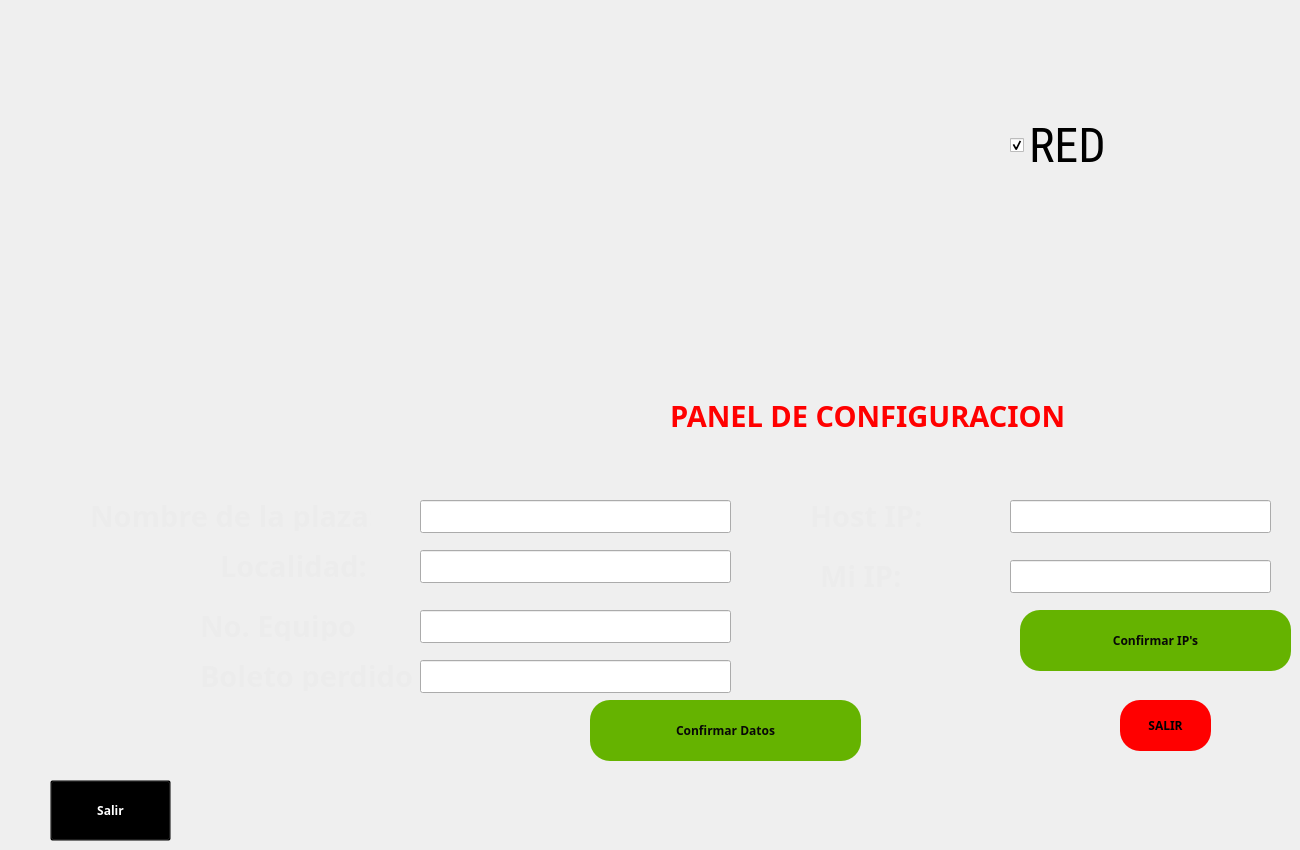
   <widget class="QWidget" name="page_4">
    <widget class="QLabel" name="ltime_10">
     <property name="geometry">
      <rect>
       <x>220</x>
       <y>550</y>
       <width>161</width>
       <height>31</height>
      </rect>
     </property>
     <property name="font">
      <font>
       <family>Droid Sans</family>
       <pointsize>22</pointsize>
       <weight>75</weight>
       <italic>false</italic>
       <bold>true</bold>
      </font>
     </property>
     <property name="styleSheet">
      <string notr="true">background-color:transparent;
color:rgb(236, 236, 236);
</string>
     </property>
     <property name="text">
      <string>Localidad: </string>
     </property>
    </widget>
    <widget class="QLabel" name="ltime_37">
     <property name="geometry">
      <rect>
       <x>200</x>
       <y>610</y>
       <width>281</width>
       <height>31</height>
      </rect>
     </property>
     <property name="font">
      <font>
       <family>Droid Sans</family>
       <pointsize>22</pointsize>
       <weight>75</weight>
       <italic>false</italic>
       <bold>true</bold>
      </font>
     </property>
     <property name="styleSheet">
      <string notr="true">background-color:transparent;
color:rgb(236, 236, 236);
</string>
     </property>
     <property name="text">
      <string>No. Equipo</string>
     </property>
    </widget>
    <widget class="QLineEdit" name="lloc">
     <property name="geometry">
      <rect>
       <x>420</x>
       <y>550</y>
       <width>311</width>
       <height>33</height>
      </rect>
     </property>
     <property name="styleSheet">
      <string notr="true">color:white;</string>
     </property>
    </widget>
    <widget class="QPushButton" name="bconfirmarplaza">
     <property name="geometry">
      <rect>
       <x>590</x>
       <y>700</y>
       <width>271</width>
       <height>61</height>
      </rect>
     </property>
     <property name="font">
      <font>
       <family>Sans Serif</family>
       <weight>75</weight>
       <italic>false</italic>
       <bold>true</bold>
      </font>
     </property>
     <property name="styleSheet">
      <string notr="true">background-color:rgb(101, 179, 0);
color:rgb(7, 7, 7);
border-radius:20%</string>
     </property>
     <property name="text">
      <string>Confirmar Datos</string>
     </property>
     <property name="iconSize">
      <size>
       <width>128</width>
       <height>128</height>
      </size>
     </property>
    </widget>
    <widget class="QLineEdit" name="lhost">
     <property name="geometry">
      <rect>
       <x>1010</x>
       <y>500</y>
       <width>261</width>
       <height>33</height>
      </rect>
     </property>
     <property name="styleSheet">
      <string notr="true">color:white;</string>
     </property>
    </widget>
    <widget class="QLabel" name="ltime_35">
     <property name="geometry">
      <rect>
       <x>820</x>
       <y>560</y>
       <width>281</width>
       <height>31</height>
      </rect>
     </property>
     <property name="font">
      <font>
       <family>Droid Sans</family>
       <pointsize>22</pointsize>
       <weight>75</weight>
       <italic>false</italic>
       <bold>true</bold>
      </font>
     </property>
     <property name="styleSheet">
      <string notr="true">background-color:transparent;
color:rgb(236, 236, 236);
</string>
     </property>
     <property name="text">
      <string>Mi IP:</string>
     </property>
    </widget>
    <widget class="QLabel" name="ltime_9">
     <property name="geometry">
      <rect>
       <x>90</x>
       <y>500</y>
       <width>281</width>
       <height>31</height>
      </rect>
     </property>
     <property name="font">
      <font>
       <family>Droid Sans</family>
       <pointsize>22</pointsize>
       <weight>75</weight>
       <italic>false</italic>
       <bold>true</bold>
      </font>
     </property>
     <property name="styleSheet">
      <string notr="true">background-color:transparent;
color:rgb(236, 236, 236);
</string>
     </property>
     <property name="text">
      <string>Nombre de la plaza: </string>
     </property>
    </widget>
    <widget class="QLineEdit" name="lip">
     <property name="geometry">
      <rect>
       <x>1010</x>
       <y>560</y>
       <width>261</width>
       <height>33</height>
      </rect>
     </property>
     <property name="styleSheet">
      <string notr="true">color:white;</string>
     </property>
    </widget>
    <widget class="QLineEdit" name="leq">
     <property name="geometry">
      <rect>
       <x>420</x>
       <y>610</y>
       <width>311</width>
       <height>33</height>
      </rect>
     </property>
     <property name="styleSheet">
      <string notr="true">color:white;</string>
     </property>
    </widget>
    <widget class="QLabel" name="ltime_36">
     <property name="geometry">
      <rect>
       <x>810</x>
       <y>500</y>
       <width>201</width>
       <height>31</height>
      </rect>
     </property>
     <property name="font">
      <font>
       <family>Droid Sans</family>
       <pointsize>22</pointsize>
       <weight>75</weight>
       <italic>false</italic>
       <bold>true</bold>
      </font>
     </property>
     <property name="styleSheet">
      <string notr="true">background-color:transparent;
color:rgb(236, 236, 236);
</string>
     </property>
     <property name="text">
      <string>Host IP:</string>
     </property>
    </widget>
    <widget class="QLineEdit" name="lnom">
     <property name="geometry">
      <rect>
       <x>420</x>
       <y>500</y>
       <width>311</width>
       <height>33</height>
      </rect>
     </property>
     <property name="styleSheet">
      <string notr="true">color:white;</string>
     </property>
    </widget>
    <widget class="QPushButton" name="salirplaza">
     <property name="geometry">
      <rect>
       <x>50</x>
       <y>780</y>
       <width>121</width>
       <height>61</height>
      </rect>
     </property>
     <property name="font">
      <font>
       <family>Sans Serif</family>
       <weight>75</weight>
       <italic>false</italic>
       <bold>true</bold>
      </font>
     </property>
     <property name="styleSheet">
      <string notr="true">background-color:transparent;
color:white;
</string>
     </property>
     <property name="text">
      <string>Salir</string>
     </property>
     <property name="icon">
      <iconset>
       <normaloff>../../../../../../../../media/roldan/persistence/media/iconos/fb5.png</normaloff>../../../../../../../../media/roldan/persistence/media/iconos/fb5.png</iconset>
     </property>
     <property name="iconSize">
      <size>
       <width>128</width>
       <height>128</height>
      </size>
     </property>
    </widget>
    <widget class="QLabel" name="ltime_11">
     <property name="geometry">
      <rect>
       <x>670</x>
       <y>400</y>
       <width>491</width>
       <height>31</height>
      </rect>
     </property>
     <property name="font">
      <font>
       <family>Droid Sans</family>
       <pointsize>22</pointsize>
       <weight>75</weight>
       <italic>false</italic>
       <bold>true</bold>
      </font>
     </property>
     <property name="styleSheet">
      <string notr="true">background-color:transparent;
color:red
</string>
     </property>
     <property name="text">
      <string>PANEL DE CONFIGURACION</string>
     </property>
    </widget>
    <widget class="QPushButton" name="bsalir">
     <property name="geometry">
      <rect>
       <x>1120</x>
       <y>700</y>
       <width>91</width>
       <height>51</height>
      </rect>
     </property>
     <property name="font">
      <font>
       <family>Sans Serif</family>
       <weight>75</weight>
       <italic>false</italic>
       <bold>true</bold>
      </font>
     </property>
     <property name="styleSheet">
      <string notr="true">background-color:red;
color:black;
border-radius:20%</string>
     </property>
     <property name="text">
      <string>SALIR</string>
     </property>
     <property name="iconSize">
      <size>
       <width>128</width>
       <height>128</height>
      </size>
     </property>
    </widget>
    <widget class="QPushButton" name="bconfirmarIP">
     <property name="geometry">
      <rect>
       <x>1020</x>
       <y>610</y>
       <width>271</width>
       <height>61</height>
      </rect>
     </property>
     <property name="font">
      <font>
       <family>Sans Serif</family>
       <weight>75</weight>
       <italic>false</italic>
       <bold>true</bold>
      </font>
     </property>
     <property name="styleSheet">
      <string notr="true">background-color:rgb(101, 179, 0);
color:rgb(7, 7, 7);
border-radius:20%</string>
     </property>
     <property name="text">
      <string>Confirmar IP's</string>
     </property>
     <property name="iconSize">
      <size>
       <width>128</width>
       <height>128</height>
      </size>
     </property>
    </widget>
    <widget class="QCheckBox" name="ch1">
     <property name="geometry">
      <rect>
       <x>1010</x>
       <y>90</y>
       <width>201</width>
       <height>111</height>
      </rect>
     </property>
     <property name="font">
      <font>
       <family>Roboto Condensed</family>
       <pointsize>36</pointsize>
      </font>
     </property>
     <property name="styleSheet">
      <string notr="true">color:rgb(0, 0, 0)</string>
     </property>
     <property name="text">
      <string>RED</string>
     </property>
     <property name="checked">
      <bool>true</bool>
     </property>
    </widget>
    <widget class="QLineEdit" name="lbp">
     <property name="geometry">
      <rect>
       <x>420</x>
       <y>660</y>
       <width>311</width>
       <height>33</height>
      </rect>
     </property>
     <property name="styleSheet">
      <string notr="true">color:white;</string>
     </property>
    </widget>
    <widget class="QLabel" name="ltime_38">
     <property name="geometry">
      <rect>
       <x>200</x>
       <y>660</y>
       <width>281</width>
       <height>31</height>
      </rect>
     </property>
     <property name="font">
      <font>
       <family>Droid Sans</family>
       <pointsize>22</pointsize>
       <weight>75</weight>
       <italic>false</italic>
       <bold>true</bold>
      </font>
     </property>
     <property name="styleSheet">
      <string notr="true">background-color:transparent;
color:rgb(236, 236, 236);
</string>
     </property>
     <property name="text">
      <string>Boleto perdido</string>
     </property>
    </widget>
   </widget>
